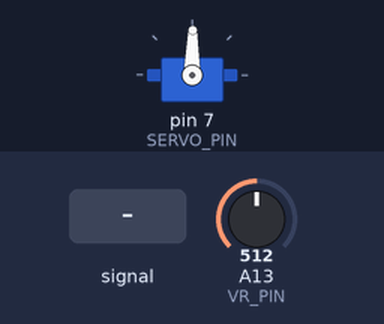
Bench run of a sketch on a simulated Arduino Mega 2560, built with avr-gcc and run on an emulated ATmega2560. Parts: servo. The inputs (shaded band) are chosen by the test bench; at power-on: A13 (VR_PIN) = 512. What the sketch prints to the serial monitor is not drawn.

Above: at 1.3 s.
1.4 s: A13 (VR_PIN) fed a 200 Hz sine of ±81 counts around its level
4.4 s: A13 (VR_PIN) set to 716
5.9 s: A13 (VR_PIN) set to 900
At 6.5 s:
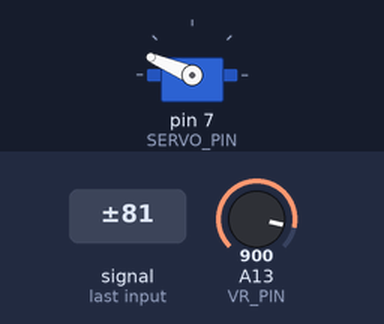
7.4 s: A13 (VR_PIN) set to 1023
At 7.7 s:
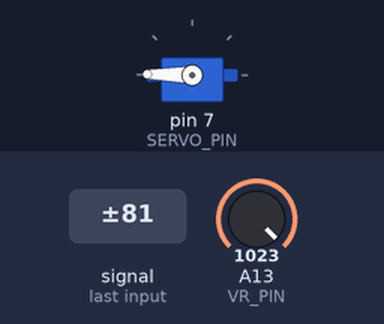
8.9 s: A13 (VR_PIN) set to 306
At 10.0 s:
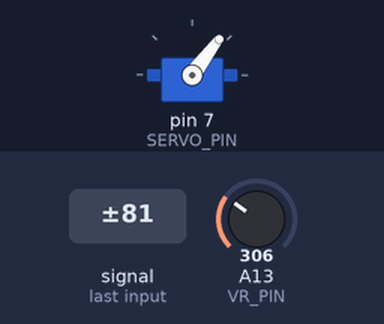
10.4 s: A13 (VR_PIN) set to 122
At 11.2 s:
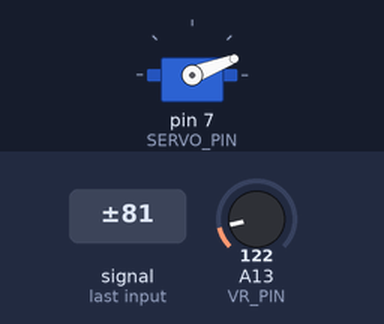
Timing chart, 0 to 12.9 s (numbered marks = the images above; inputs shaded):
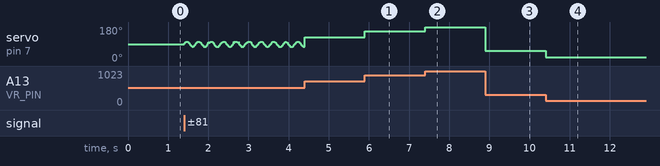

The sketch:

Servo_Motor_Using________.ino
```cpp
#include <Servo.h>                                       // < > = 기본 설치 코드

class Servo servo = Servo();

const uint8_t VR_PIN = A13;
const uint8_t SERVO_PIN = 7;

void setup() {
  // put your setup code here, to run once:
  Serial.begin(115200UL);
  servo.attach(SERVO_PIN);                                         //pinMode 설정
  pinMode(VR_PIN, INPUT);
  delay(100UL);
}

void loop() {
  // put your main code here, to run repeatedly:
  uint16_t vr_value {analogRead(VR_PIN)};
  uint16_t mapped_value {map(vr_value, 0, 1023, 0, 179)};
  Serial.println(mapped_value);
  servo.write(mapped_value);
}
```

Measured:
- after the input at 5.9 s, servo on pin 7 (SERVO_PIN): 125° → 157° at once
- after the input at 7.4 s, servo on pin 7 (SERVO_PIN): 157° → 179° at once
- after the input at 8.9 s, servo on pin 7 (SERVO_PIN): 179° → 53° at once
- after the input at 10.4 s, servo on pin 7 (SERVO_PIN): 53° → 21° at once
